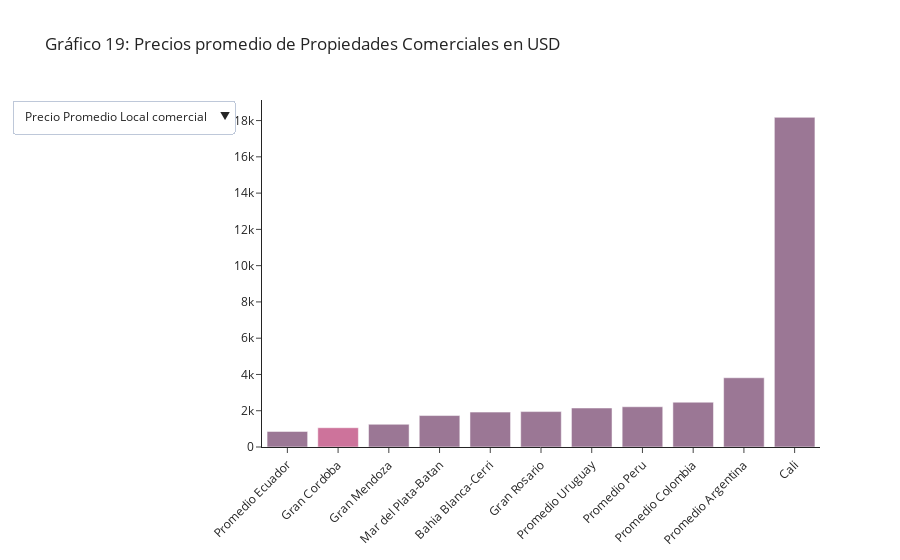

The notebook cell this image was saved under:
### Code cell
fig = go.Figure(data=[go.Bar( x=df1['City'], y=df1['price m2'] , marker={'color': color2})
                     ])

updatemenus = [
    {
        'buttons': [
            {
                'method': 'update',
                'label': 'Precio Promedio Depósito',
                'args': [
                    {'y': [df1['price m2']],
                     'x': [df1['City']],
                     'marker':[{'color': color2}]
                    },  
                ]
            },
            {
                'method': 'update',
                'label': 'Precio Promedio Local comercial',
                'args': [
                    {'y': [df2['price m2']],
                     'x': [df2['City']],
                     'marker':[{'color': color4}]
                    },
                ]
            },
            {
                'method': 'update',
                'label': 'Precio Promedio Oficina',
                'args': [
                    {'y': [df3['price m2']],
                     'x': [df3['City']],
                     'marker':[{'color': color6}]
                    },
                ]
            }
        ],
        'direction': 'down',
        'showactive': True,
    }
]

fig.update_layout(template="simple_white" , updatemenus=updatemenus , title_text='Gráfico 19: Precios promedio de Propiedades Comerciales en USD' , xaxis={'tickangle':-45})
fig.update_traces(marker_line_width=1.5, opacity=0.6)

fig.show()
fig.write_html("informe/images/prope.html",full_html=False,include_plotlyjs='cdn')

### Figure 1 — Plotly figure (JSON) as saved in the notebook; plotly's stock layout.template omitted (floating-point values rounded to 4 significant figures)
{"data": [{"marker": {"color": ["#5a1e50", "#ac1759", "#5a1e50", "#5a1e50", "#5a1e50", "#5a1e50", "#5a1e50", "#5a1e50", "#5a1e50", "#5a1e50", "#5a1e50", "#5a1e50"]}, "opacity": 0.6, "type": "bar", "x": ["Promedio Ecuador", "Gran Cordoba", "Gran Mendoza", "Mar del Plata-Batan", "Bahia Blanca-Cerri", "Gran Rosario", "Promedio Uruguay", "Promedio Peru", "Promedio Colombia", "Promedio Argentina", "Cali"], "y": [857.6, 1063.0, 1251.0, 1735.0, 1923.0, 1953.0, 2149.0, 2220.0, 2470.0, 3817.0, 18180.0]}], "layout": {"autosize": true, "title": {"text": "Gráfico 19: Precios promedio de Propiedades Comerciales en USD"}, "updatemenus": [{"active": 1, "buttons": [{"args": [{"marker": [{"color": ["#35183d", "#35183d", "#ac1759", "#35183d", "#35183d", "#35183d", "#35183d", "#35183d", "#35183d", "#35183d", "#35183d", "#35183d"]}], "x": [["Cali", "Bahia Blanca-Cerri", "Gran Cordoba", "Mar del Plata-Batan", "Gran Rosario", "Promedio Ecuador", "Promedio Colombia", "Gran Mendoza", "Promedio Argentina", "Promedio Peru", "Promedio Uruguay"]], "y": [[5.425, 75.69, 417.1, 460.0, 476.6, 533.4, 602.1, 638.3, 885.0, 3457.0, 4406.0]]}], "label": "Precio Promedio Depósito", "method": "update"}, {"args": [{"marker": [{"color": ["#5a1e50", "#ac1759", "#5a1e50", "#5a1e50", "#5a1e50", "#5a1e50", "#5a1e50", "#5a1e50", "#5a1e50", "#5a1e50", "#5a1e50", "#5a1e50"]}], "x": [["Promedio Ecuador", "Gran Cordoba", "Gran Mendoza", "Mar del Plata-Batan", "Bahia Blanca-Cerri", "Gran Rosario", "Promedio Uruguay", "Promedio Peru", "Promedio Colombia", "Promedio Argentina", "Cali"]], "y": [[857.6, 1063.0, 1251.0, 1735.0, 1923.0, 1953.0, 2149.0, 2220.0, 2470.0, 3817.0, 18180.0]]}], "label": "Precio Promedio Local comercial", "method": "update"}, {"args": [{"marker": [{"color": ["#120c25", "#120c25", "#120c25", "#120c25", "#120c25", "#120c25", "#120c25", "#120c25", "#120c25", "#ac1759", "#120c25", "#120c25"]}], "x": [["Gran Mendoza", "Promedio Ecuador", "Promedio Argentina", "Cali", "Promedio Colombia", "Mar del Plata-Batan", "Bahia Blanca-Cerri", "Promedio Peru", "Gran Rosario", "Gran Cordoba", "Promedio Uruguay"]], "y": [[1033.0, 1172.0, 1266.0, 1429.0, 1479.0, 1509.0, 1594.0, 1840.0, 2020.0, 2279.0, 2726.0]]}], "label": "Precio Promedio Oficina", "method": "update"}], "direction": "down", "showactive": true}], "xaxis": {"autorange": true, "range": [-0.5, 10.5], "tickangle": -45, "type": "category"}, "yaxis": {"autorange": true, "range": [0, 19130.0], "type": "linear"}}}
